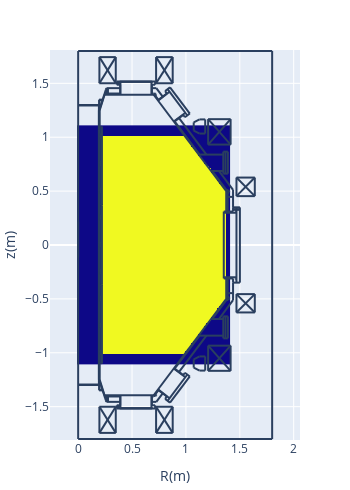

Notebook cell for this chart:
### Code cell
pl.d_heatmap(cond['vessel'])

### Figure 1 — Plotly figure (JSON) as saved in the notebook; plotly's stock layout.template omitted (floating-point values rounded to 4 significant figures; data arrays with more than 128 entries replaced by an {"elided": "..."} marker saying what was removed)
{"data": [{"dx": 0.02, "dy": 0.02, "showscale": false, "type": "heatmap", "x0": 0, "y0": -1.1, "z": {"elided": "111x71 int values"}}], "layout": {"height": 490.8, "margin": {"autoexpand": false, "b": 50, "l": 50, "r": 50, "t": 50}, "shapes": [{"type": "line", "x0": 0.2652, "x1": 0.2652, "y0": -1.406, "y1": -1.455}, {"type": "line", "x0": 0.2766, "x1": 0.2766, "y0": -1.406, "y1": -1.455}, {"type": "line", "x0": 0.1927, "x1": 0.1927, "y0": -1.299, "y1": 1.299}, {"type": "line", "x0": 0.1927, "x1": 0.1927, "y0": -1.249, "y1": 1.249}, {"type": "line", "x0": 0.195, "x1": 0.195, "y0": -1.251, "y1": 1.249}, {"type": "line", "x0": 0.1995, "x1": 0.1995, "y0": -1.249, "y1": 1.249}, {"type": "line", "x0": 1.376, "x1": 0.7005, "y0": 0.4965, "y1": 1.394}, {"type": "line", "x0": 0.2199, "x1": 0.2199, "y0": 0.3695, "y1": 1.099}, {"type": "line", "x0": 0.2176, "x1": 0.2176, "y0": 0.3695, "y1": 1.099}, {"type": "line", "x0": 1.376, "x1": 0.7005, "y0": -0.4965, "y1": -1.394}, {"type": "line", "x0": 0.2176, "x1": 0.2176, "y0": -0.3695, "y1": -1.099}, {"type": "line", "x0": 0.2199, "x1": 0.2199, "y0": -0.3695, "y1": -1.099}, {"type": "line", "x0": 0.1995, "x1": 0.2448, "y0": -1.249, "y1": -1.394}, {"type": "line", "x0": 0.1972, "x1": 0.1972, "y0": -1.299, "y1": -1.344}, {"type": "line", "x0": 0.195, "x1": 0.195, "y0": -1.299, "y1": -1.349}, {"type": "line", "x0": 0.195, "x1": 0.229, "y0": -1.349, "y1": -1.349}, {"type": "line", "x0": 0.195, "x1": 0.2267, "y0": -1.344, "y1": -1.344}, {"type": "line", "x0": 0.1995, "x1": 0.1995, "y0": -0.9975, "y1": -0.9748}, {"type": "line", "x0": 0.2086, "x1": 0.2086, "y0": -1.009, "y1": -0.9907}, {"type": "line", "x0": 0.2086, "x1": 0.2086, "y0": -1.009, "y1": -0.9929}, {"type": "line", "x0": 0.2063, "x1": 0.2063, "y0": -1.011, "y1": -0.9748}, {"type": "line", "x0": 0, "x1": 0.2108, "y0": -1.294, "y1": -1.294}, {"type": "line", "x0": 0, "x1": 0.2131, "y0": -1.299, "y1": -1.299}, {"type": "line", "x0": 0.1995, "x1": 0.1995, "y0": -1.011, "y1": -1.002}, {"type": "line", "x0": 0.2063, "x1": 0.2086, "y0": -1.007, "y1": -1.007}, {"type": "line", "x0": 0.2086, "x1": 0.2086, "y0": -1.004, "y1": -1.004}, {"type": "line", "x0": 0.2086, "x1": 0.2176, "y0": -1.009, "y1": -1.009}, {"type": "line", "x0": 0.1995, "x1": 0.2063, "y0": -1.011, "y1": -1.011}, {"type": "line", "x0": 0.2199, "x1": 0.2176, "y0": -1.099, "y1": -1.099}, {"type": "line", "x0": 0.2063, "x1": 0.2086, "y0": -0.9929, "y1": -0.9929}, {"type": "line", "x0": 0.2086, "x1": 0.2086, "y0": -0.9975, "y1": -0.9975}, {"type": "line", "x0": 0.2086, "x1": 0.2176, "y0": -0.9929, "y1": -0.9929}, {"type": "line", "x0": 0.2086, "x1": 0.2176, "y0": -0.9907, "y1": -0.9907}, {"type": "line", "x0": 0.1995, "x1": 0.2063, "y0": -0.9748, "y1": -0.9748}, {"type": "line", "x0": 0.2086, "x1": 0.2176, "y0": -0.7594, "y1": -0.7594}, {"type": "line", "x0": 0.1995, "x1": 0.2063, "y0": -0.7617, "y1": -0.7617}, {"type": "line", "x0": 0.2086, "x1": 0.2086, "y0": -0.7594, "y1": -0.7413}, {"type": "line", "x0": 0.2086, "x1": 0.2086, "y0": -0.7594, "y1": -0.739}, {"type": "line", "x0": 0.1995, "x1": 0.1995, "y0": -0.7617, "y1": -0.7526}, {"type": "line", "x0": 0.2063, "x1": 0.2063, "y0": -0.7617, "y1": -0.7254}, {"type": "line", "x0": 0.1995, "x1": 0.2063, "y0": -0.7254, "y1": -0.7254}, {"type": "line", "x0": 0.2086, "x1": 0.2176, "y0": -0.739, "y1": -0.739}, {"type": "line", "x0": 0.2086, "x1": 0.2176, "y0": -0.7413, "y1": -0.7413}, {"type": "line", "x0": 0.2086, "x1": 0.2086, "y0": -0.7526, "y1": -0.7526}, {"type": "line", "x0": 0.2063, "x1": 0.2086, "y0": -0.7572, "y1": -0.7572}, {"type": "line", "x0": 0.2086, "x1": 0.2086, "y0": -0.7458, "y1": -0.7458}, {"type": "line", "x0": 0.2063, "x1": 0.2086, "y0": -0.7436, "y1": -0.7436}, {"type": "line", "x0": 0.1995, "x1": 0.1995, "y0": -0.7481, "y1": -0.7254}, {"type": "line", "x0": 0.3582, "x1": 0.7141, "y0": -1.517, "y1": -1.517}, {"type": "line", "x0": 0.3854, "x1": 0.6869, "y0": -1.514, "y1": -1.514}, {"type": "line", "x0": 0.3854, "x1": 0.6869, "y0": -1.514, "y1": -1.514}, {"type": "line", "x0": 0.2426, "x1": 0.7096, "y0": -1.394, "y1": -1.394}, {"type": "line", "x0": 0.3922, "x1": 0.3922, "y0": -1.514, "y1": -1.394}, {"type": "line", "x0": 0.3582, "x1": 0.3582, "y0": -1.517, "y1": -1.487}, {"type": "line", "x0": 0.3786, "x1": 0.3786, "y0": -1.517, "y1": -1.487}, {"type": "line", "x0": 0.3695, "x1": 0.3695, "y0": -1.517, "y1": -1.487}, {"type": "line", "x0": 0.3831, "x1": 0.3831, "y0": -1.517, "y1": -1.512}, {"type": "line", "x0": 0.3831, "x1": 0.3854, "y0": -1.512, "y1": -1.514}, {"type": "line", "x0": 0.3854, "x1": 0.3854, "y0": -1.514, "y1": -1.514}, {"type": "line", "x0": 0.3899, "x1": 0.263, "y0": -1.455, "y1": -1.455}, {"type": "line", "x0": 0.3582, "x1": 0.3899, "y0": -1.487, "y1": -1.487}, {"type": "line", "x0": 0.2471, "x1": 0.3899, "y0": -1.406, "y1": -1.406}, {"type": "line", "x0": 0.2766, "x1": 0.2766, "y0": -1.455, "y1": -1.406}, {"type": "line", "x0": 0.2652, "x1": 0.2652, "y0": -1.455, "y1": -1.406}, {"type": "line", "x0": 0.2584, "x1": 0.263, "y0": -1.444, "y1": -1.455}, {"type": "line", "x0": 0.2426, "x1": 0.2448, "y0": -1.394, "y1": -1.392}, {"type": "line", "x0": 0.3899, "x1": 0.3899, "y0": -1.487, "y1": -1.394}, {"type": "line", "x0": 0.6801, "x1": 0.6801, "y0": -1.514, "y1": -1.394}, {"type": "line", "x0": 0.7141, "x1": 0.7141, "y0": -1.517, "y1": -1.487}, {"type": "line", "x0": 0.6914, "x1": 0.6914, "y0": -1.517, "y1": -1.512}, {"type": "line", "x0": 0.6914, "x1": 0.6869, "y0": -1.512, "y1": -1.514}, {"type": "line", "x0": 0.6869, "x1": 0.6869, "y0": -1.514, "y1": -1.514}, {"type": "line", "x0": 0.6846, "x1": 0.6846, "y0": -1.487, "y1": -1.394}, {"type": "line", "x0": 0.6846, "x1": 0.7141, "y0": -1.487, "y1": -1.487}, {"type": "line", "x0": 0.7254, "x1": 0.6846, "y0": -1.455, "y1": -1.455}, {"type": "line", "x0": 0.7118, "x1": 0.705, "y0": -1.392, "y1": -1.387}, {"type": "line", "x0": 0.7055, "x1": 0.715, "y0": -1.4, "y1": -1.402}, {"type": "line", "x0": 0.715, "x1": 0.7223, "y0": -1.402, "y1": -1.397}, {"type": "line", "x0": 0.7223, "x1": 0.7248, "y0": -1.397, "y1": -1.389}, {"type": "line", "x0": 0.7248, "x1": 0.7198, "y0": -1.389, "y1": -1.381}, {"type": "line", "x0": 0.6846, "x1": 0.7005, "y0": -1.406, "y1": -1.406}, {"type": "line", "x0": 0.2199, "x1": 0.2199, "y0": -0.3627, "y1": 0.3627}, {"type": "line", "x0": 0.2176, "x1": 0.2176, "y0": -0.3627, "y1": 0.3627}, {"type": "line", "x0": 0.1995, "x1": 0.1995, "y0": -0.4965, "y1": -0.4761}, {"type": "line", "x0": 0.2063, "x1": 0.2063, "y0": -0.5123, "y1": -0.4761}, {"type": "line", "x0": 0.1995, "x1": 0.1995, "y0": -0.5123, "y1": -0.5033}, {"type": "line", "x0": 0.2086, "x1": 0.2086, "y0": -0.5101, "y1": -0.4897}, {"type": "line", "x0": 0.2086, "x1": 0.2086, "y0": -0.5101, "y1": -0.4919}, {"type": "line", "x0": 0.2086, "x1": 0.2176, "y0": -0.5101, "y1": -0.5101}, {"type": "line", "x0": 0.2063, "x1": 0.2086, "y0": -0.4942, "y1": -0.4942}, {"type": "line", "x0": 0.2086, "x1": 0.2086, "y0": -0.4965, "y1": -0.4965}, {"type": "line", "x0": 0.2063, "x1": 0.2086, "y0": -0.5055, "y1": -0.5055}, {"type": "line", "x0": 0.2086, "x1": 0.2086, "y0": -0.5033, "y1": -0.5033}, {"type": "line", "x0": 0.2086, "x1": 0.2176, "y0": -0.4919, "y1": -0.4919}, {"type": "line", "x0": 0.2086, "x1": 0.2176, "y0": -0.4897, "y1": -0.4897}, {"type": "line", "x0": 0.1995, "x1": 0.2063, "y0": -0.5123, "y1": -0.5123}, {"type": "line", "x0": 0.1995, "x1": 0.2063, "y0": -0.4761, "y1": -0.4761}, {"type": "line", "x0": 0.2154, "x1": 0.2176, "y0": -0.365, "y1": -0.3627}, {"type": "line", "x0": 0.2206, "x1": 0.2218, "y0": -0.3642, "y1": -0.3614}, {"type": "line", "x0": 0.2199, "x1": 0.2176, "y0": -0.3695, "y1": -0.3695}, {"type": "line", "x0": 0.2176, "x1": 0.2154, "y0": -0.3786, "y1": -0.3786}, {"type": "line", "x0": 0.2154, "x1": 0.2154, "y0": -0.3786, "y1": -0.3695}, {"type": "line", "x0": 0.2176, "x1": 0.2176, "y0": -0.3786, "y1": -0.3695}, {"type": "line", "x0": 0.2169, "x1": 0.2157, "y0": -0.365, "y1": -0.3678}, {"type": "line", "x0": 0.2183, "x1": 0.2177, "y0": -0.3664, "y1": -0.3678}, {"type": "line", "x0": 0.2176, "x1": 0.2199, "y0": -0.3673, "y1": -0.365}, {"type": "line", "x0": 0.2192, "x1": 0.2197, "y0": -0.3628, "y1": -0.3614}, {"type": "line", "x0": 0.1995, "x1": 0.1995, "y0": -0.263, "y1": -0.2516}, {"type": "line", "x0": 0.2063, "x1": 0.2063, "y0": -0.263, "y1": -0.2267}, {"type": "line", "x0": 0.2086, "x1": 0.2086, "y0": -0.2607, "y1": -0.2426}, {"type": "line", "x0": 0.2086, "x1": 0.2086, "y0": -0.2607, "y1": -0.2403}, {"type": "line", "x0": 0.2086, "x1": 0.2176, "y0": -0.2607, "y1": -0.2607}, {"type": "line", "x0": 0.2086, "x1": 0.2086, "y0": -0.2539, "y1": -0.2539}, {"type": "line", "x0": 0.2063, "x1": 0.2086, "y0": -0.2562, "y1": -0.2562}, {"type": "line", "x0": 0.1995, "x1": 0.2063, "y0": -0.263, "y1": -0.263}, {"type": "line", "x0": 0.1995, "x1": 0.1995, "y0": -0.2471, "y1": -0.2267}, {"type": "line", "x0": 0.2086, "x1": 0.2176, "y0": -0.2403, "y1": -0.2403}, {"type": "line", "x0": 0.2086, "x1": 0.2176, "y0": -0.2426, "y1": -0.2426}, {"type": "line", "x0": 0.2086, "x1": 0.2086, "y0": -0.2471, "y1": -0.2471}, {"type": "line", "x0": 0.2063, "x1": 0.2086, "y0": -0.2426, "y1": -0.2426}, {"type": "line", "x0": 0.1995, "x1": 0.2063, "y0": -0.2267, "y1": -0.2267}, {"type": "line", "x0": 0.1995, "x1": 0.2063, "y0": -0.01133, "y1": -0.01133}, {"type": "line", "x0": 0.1995, "x1": 0.2063, "y0": 0.02494, "y1": 0.02494}, {"type": "line", "x0": 0.1995, "x1": 0.1995, "y0": -0.01133, "y1": -0.002267}, {"type": "line", "x0": 0.1995, "x1": 0.1995, "y0": 0.002267, "y1": 0.02494}, {"type": "line", "x0": 0.2063, "x1": 0.2063, "y0": -0.01133, "y1": 0.02494}, {"type": "line", "x0": 0.2086, "x1": 0.2086, "y0": -0.009068, "y1": 0.006801}, {"type": "line", "x0": 0.2086, "x1": 0.2086, "y0": -0.009068, "y1": 0.009068}, {"type": "line", "x0": 0.2086, "x1": 0.2176, "y0": -0.009068, "y1": -0.009068}, {"type": "line", "x0": 0.2086, "x1": 0.2086, "y0": -0.004534, "y1": -0.004534}, {"type": "line", "x0": 0.2063, "x1": 0.2086, "y0": -0.006801, "y1": -0.006801}, {"type": "line", "x0": 0.2086, "x1": 0.2176, "y0": 0.009068, "y1": 0.009068}, {"type": "line", "x0": 0.2086, "x1": 0.2176, "y0": 0.006801, "y1": 0.006801}, {"type": "line", "x0": 0.2086, "x1": 0.2086, "y0": 0.002267, "y1": 0.002267}, {"type": "line", "x0": 0.2063, "x1": 0.2086, "y0": 0.006801, "y1": 0.006801}, {"type": "line", "x0": 0.2176, "x1": 0.2176, "y0": 0.3786, "y1": 0.3695}, {"type": "line", "x0": 0.2154, "x1": 0.2154, "y0": 0.3786, "y1": 0.3695}, {"type": "line", "x0": 0.1995, "x1": 0.1995, "y0": 0.2516, "y1": 0.2743}, {"type": "line", "x0": 0.2063, "x1": 0.2063, "y0": 0.238, "y1": 0.2743}, {"type": "line", "x0": 0.2086, "x1": 0.2086, "y0": 0.2403, "y1": 0.2607}, {"type": "line", "x0": 0.1995, "x1": 0.2063, "y0": 0.238, "y1": 0.238}, {"type": "line", "x0": 0.1995, "x1": 0.1995, "y0": 0.238, "y1": 0.2471}, {"type": "line", "x0": 0.2063, "x1": 0.2086, "y0": 0.2562, "y1": 0.2562}, {"type": "line", "x0": 0.2086, "x1": 0.2086, "y0": 0.2539, "y1": 0.2539}, {"type": "line", "x0": 0.2086, "x1": 0.2176, "y0": 0.2584, "y1": 0.2584}, {"type": "line", "x0": 0.2063, "x1": 0.2086, "y0": 0.2426, "y1": 0.2426}, {"type": "line", "x0": 0.2086, "x1": 0.2086, "y0": 0.2471, "y1": 0.2471}, {"type": "line", "x0": 0.2086, "x1": 0.2176, "y0": 0.2403, "y1": 0.2403}, {"type": "line", "x0": 0.2086, "x1": 0.2086, "y0": 0.2403, "y1": 0.2584}, {"type": "line", "x0": 0.2086, "x1": 0.2176, "y0": 0.2607, "y1": 0.2607}, {"type": "line", "x0": 0.1995, "x1": 0.2063, "y0": 0.2743, "y1": 0.2743}, {"type": "line", "x0": 0.2177, "x1": 0.2183, "y0": 0.3696, "y1": 0.3682}, {"type": "line", "x0": 0.2157, "x1": 0.2169, "y0": 0.3696, "y1": 0.3668}, {"type": "line", "x0": 0.2176, "x1": 0.2199, "y0": 0.3673, "y1": 0.365}, {"type": "line", "x0": 0.2218, "x1": 0.2206, "y0": 0.3632, "y1": 0.366}, {"type": "line", "x0": 0.2154, "x1": 0.2176, "y0": 0.365, "y1": 0.3627}, {"type": "line", "x0": 0.2197, "x1": 0.2192, "y0": 0.3632, "y1": 0.3646}, {"type": "line", "x0": 0.2199, "x1": 0.2176, "y0": 0.3695, "y1": 0.3695}, {"type": "line", "x0": 0.2176, "x1": 0.2154, "y0": 0.3786, "y1": 0.3786}, {"type": "line", "x0": 0.1995, "x1": 0.1995, "y0": 0.5033, "y1": 0.5237}, {"type": "line", "x0": 0.1995, "x1": 0.1995, "y0": 0.4874, "y1": 0.4965}, {"type": "line", "x0": 0.2063, "x1": 0.2063, "y0": 0.4874, "y1": 0.5237}, {"type": "line", "x0": 0.2086, "x1": 0.2086, "y0": 0.4897, "y1": 0.5078}, {"type": "line", "x0": 0.2086, "x1": 0.2086, "y0": 0.4897, "y1": 0.5101}, {"type": "line", "x0": 0.2086, "x1": 0.2176, "y0": 0.4897, "y1": 0.4897}, {"type": "line", "x0": 0.2086, "x1": 0.2086, "y0": 0.4965, "y1": 0.4965}, {"type": "line", "x0": 0.2063, "x1": 0.2086, "y0": 0.4942, "y1": 0.4942}, {"type": "line", "x0": 0.2086, "x1": 0.2176, "y0": 0.5101, "y1": 0.5101}, {"type": "line", "x0": 0.2086, "x1": 0.2176, "y0": 0.5078, "y1": 0.5078}, {"type": "line", "x0": 0.2086, "x1": 0.2086, "y0": 0.5033, "y1": 0.5033}, {"type": "line", "x0": 0.2063, "x1": 0.2086, "y0": 0.5055, "y1": 0.5055}, {"type": "line", "x0": 0.1995, "x1": 0.2063, "y0": 0.4874, "y1": 0.4874}, {"type": "line", "x0": 0.1995, "x1": 0.2063, "y0": 0.5237, "y1": 0.5237}, {"type": "line", "x0": 1.501, "x1": 1.501, "y0": 0.3491, "y1": -0.3491}, {"type": "line", "x0": 1.351, "x1": 1.351, "y0": 0.3106, "y1": -0.3106}, {"type": "line", "x0": 1.469, "x1": 1.469, "y0": 0.3491, "y1": -0.3491}, {"type": "line", "x0": 1.387, "x1": 1.387, "y0": -0.3106, "y1": -0.4965}, {"type": "line", "x0": 1.374, "x1": 1.374, "y0": -0.3106, "y1": -0.4965}, {"type": "line", "x0": 1.462, "x1": 1.462, "y0": -0.3196, "y1": -0.3106}, {"type": "line", "x0": 1.437, "x1": 1.437, "y0": -0.3106, "y1": -0.3491}, {"type": "line", "x0": 1.437, "x1": 1.501, "y0": -0.3491, "y1": -0.3491}, {"type": "line", "x0": 1.437, "x1": 1.437, "y0": -0.3491, "y1": -0.5123}, {"type": "line", "x0": 1.379, "x1": 1.392, "y0": -0.5069, "y1": -0.5093}, {"type": "line", "x0": 1.392, "x1": 1.402, "y0": -0.5093, "y1": -0.4997}, {"type": "line", "x0": 1.402, "x1": 1.4, "y0": -0.4997, "y1": -0.4862}, {"type": "line", "x0": 1.4, "x1": 1.388, "y0": -0.4862, "y1": -0.48}, {"type": "line", "x0": 1.374, "x1": 1.374, "y0": -0.4965, "y1": -0.4987}, {"type": "line", "x0": 1.383, "x1": 1.378, "y0": -0.501, "y1": -0.4965}, {"type": "line", "x0": 1.387, "x1": 1.437, "y0": -0.4466, "y1": -0.4466}, {"type": "line", "x0": 1.462, "x1": 1.469, "y0": -0.3196, "y1": -0.3196}, {"type": "line", "x0": 1.351, "x1": 1.469, "y0": -0.2992, "y1": -0.2992}, {"type": "line", "x0": 1.351, "x1": 1.437, "y0": -0.3106, "y1": -0.3106}, {"type": "line", "x0": 1.462, "x1": 1.469, "y0": -0.3106, "y1": -0.3106}, {"type": "line", "x0": 1.437, "x1": 1.437, "y0": 0.5123, "y1": 0.3514}, {"type": "line", "x0": 1.387, "x1": 1.387, "y0": 0.4965, "y1": 0.3106}, {"type": "line", "x0": 1.374, "x1": 1.374, "y0": 0.4965, "y1": 0.3106}, {"type": "line", "x0": 1.437, "x1": 1.501, "y0": 0.3491, "y1": 0.3491}, {"type": "line", "x0": 1.501, "x1": 1.437, "y0": 0.3264, "y1": 0.3264}, {"type": "line", "x0": 1.501, "x1": 1.437, "y0": 0.3446, "y1": 0.3446}, {"type": "line", "x0": 1.351, "x1": 1.469, "y0": 0.2992, "y1": 0.2992}, {"type": "line", "x0": 1.351, "x1": 1.437, "y0": 0.3106, "y1": 0.3106}, {"type": "line", "x0": 1.462, "x1": 1.462, "y0": 0.3196, "y1": 0.3106}, {"type": "line", "x0": 1.437, "x1": 1.437, "y0": 0.3514, "y1": 0.3106}, {"type": "line", "x0": 1.462, "x1": 1.469, "y0": 0.3106, "y1": 0.3106}, {"type": "line", "x0": 1.462, "x1": 1.469, "y0": 0.3196, "y1": 0.3196}, {"type": "line", "x0": 1.388, "x1": 1.4, "y0": 0.4818, "y1": 0.488}, {"type": "line", "x0": 1.4, "x1": 1.402, "y0": 0.488, "y1": 0.5015}, {"type": "line", "x0": 1.402, "x1": 1.392, "y0": 0.5015, "y1": 0.5111}, {"type": "line", "x0": 1.392, "x1": 1.379, "y0": 0.5111, "y1": 0.5088}, {"type": "line", "x0": 1.387, "x1": 1.437, "y0": 0.4466, "y1": 0.4466}, {"type": "line", "x0": 1.374, "x1": 1.374, "y0": 0.4965, "y1": 0.4987}, {"type": "line", "x0": 1.383, "x1": 1.378, "y0": 0.501, "y1": 0.4965}, {"type": "line", "x0": 0.1995, "x1": 0.2448, "y0": 1.249, "y1": 1.394}, {"type": "line", "x0": 0.1995, "x1": 0.1995, "y0": 0.7526, "y1": 0.773}, {"type": "line", "x0": 0.2063, "x1": 0.2063, "y0": 0.7368, "y1": 0.773}, {"type": "line", "x0": 0.1995, "x1": 0.1995, "y0": 0.7368, "y1": 0.7481}, {"type": "line", "x0": 0.2063, "x1": 0.2086, "y0": 0.7572, "y1": 0.7572}, {"type": "line", "x0": 0.2086, "x1": 0.2086, "y0": 0.7526, "y1": 0.7526}, {"type": "line", "x0": 0.2063, "x1": 0.2086, "y0": 0.7436, "y1": 0.7436}, {"type": "line", "x0": 0.2086, "x1": 0.2086, "y0": 0.7458, "y1": 0.7458}, {"type": "line", "x0": 0.2086, "x1": 0.2086, "y0": 0.739, "y1": 0.7594}, {"type": "line", "x0": 0.2086, "x1": 0.2086, "y0": 0.739, "y1": 0.7572}, {"type": "line", "x0": 0.2086, "x1": 0.2176, "y0": 0.739, "y1": 0.739}, {"type": "line", "x0": 0.2086, "x1": 0.2176, "y0": 0.7572, "y1": 0.7572}, {"type": "line", "x0": 0.2086, "x1": 0.2176, "y0": 0.7594, "y1": 0.7594}, {"type": "line", "x0": 0.1995, "x1": 0.2063, "y0": 0.7368, "y1": 0.7368}, {"type": "line", "x0": 0.1995, "x1": 0.2063, "y0": 0.773, "y1": 0.773}, {"type": "line", "x0": 0.2086, "x1": 0.2086, "y0": 0.9907, "y1": 1.009}, {"type": "line", "x0": 0.2086, "x1": 0.2086, "y0": 0.9907, "y1": 1.007}, {"type": "line", "x0": 0.2086, "x1": 0.2176, "y0": 0.9907, "y1": 0.9907}, {"type": "line", "x0": 0.2086, "x1": 0.2176, "y0": 1.007, "y1": 1.007}, {"type": "line", "x0": 0.2086, "x1": 0.2176, "y0": 1.009, "y1": 1.009}, {"type": "line", "x0": 0.2063, "x1": 0.2063, "y0": 0.9884, "y1": 1.025}, {"type": "line", "x0": 0.2086, "x1": 0.2086, "y0": 1.009, "y1": 1.025}, {"type": "line", "x0": 0.1995, "x1": 0.1995, "y0": 1.002, "y1": 1.025}, {"type": "line", "x0": 0.1995, "x1": 0.1995, "y0": 1.002, "y1": 1.025}, {"type": "line", "x0": 0.1995, "x1": 0.1995, "y0": 0.9884, "y1": 0.9975}, {"type": "line", "x0": 0.2086, "x1": 0.2086, "y0": 1.009, "y1": 1.025}, {"type": "line", "x0": 0.2063, "x1": 0.2063, "y0": 0.9884, "y1": 1.025}, {"type": "line", "x0": 0.2086, "x1": 0.2176, "y0": 1.009, "y1": 1.009}, {"type": "line", "x0": 0.2086, "x1": 0.2176, "y0": 1.007, "y1": 1.007}, {"type": "line", "x0": 0.2086, "x1": 0.2176, "y0": 0.9907, "y1": 0.9907}, {"type": "line", "x0": 0.2086, "x1": 0.2086, "y0": 0.9907, "y1": 1.007}, {"type": "line", "x0": 0.2086, "x1": 0.2086, "y0": 0.9907, "y1": 1.009}, {"type": "line", "x0": 0.2086, "x1": 0.2086, "y0": 0.9952, "y1": 0.9952}, {"type": "line", "x0": 0.2086, "x1": 0.2086, "y0": 0.9884, "y1": 0.9907}, {"type": "line", "x0": 0.2063, "x1": 0.2086, "y0": 0.9929, "y1": 0.9929}, {"type": "line", "x0": 0.2086, "x1": 0.2086, "y0": 1.002, "y1": 1.002}, {"type": "line", "x0": 0.2063, "x1": 0.2086, "y0": 1.007, "y1": 1.007}, {"type": "line", "x0": 0.1995, "x1": 0.2086, "y0": 0.9884, "y1": 0.9884}, {"type": "line", "x0": 0.1995, "x1": 0.2086, "y0": 1.025, "y1": 1.025}, {"type": "line", "x0": 0.1995, "x1": 0.2086, "y0": 1.025, "y1": 1.025}, {"type": "line", "x0": 0.2063, "x1": 0.2086, "y0": 1.007, "y1": 1.007}, {"type": "line", "x0": 0.2086, "x1": 0.2086, "y0": 1.002, "y1": 1.002}, {"type": "line", "x0": 0.2063, "x1": 0.2086, "y0": 0.9929, "y1": 0.9929}, {"type": "line", "x0": 0.2086, "x1": 0.2086, "y0": 0.9884, "y1": 0.9907}, {"type": "line", "x0": 0.2086, "x1": 0.2086, "y0": 0.9952, "y1": 0.9952}, {"type": "line", "x0": 0.1995, "x1": 0.1995, "y0": 0.9884, "y1": 0.9975}, {"type": "line", "x0": 0.1995, "x1": 0.2086, "y0": 0.9884, "y1": 0.9884}, {"type": "line", "x0": 0.2199, "x1": 0.2176, "y0": 1.099, "y1": 1.099}, {"type": "line", "x0": 0, "x1": 0.2131, "y0": 1.299, "y1": 1.299}, {"type": "line", "x0": 0, "x1": 0.2108, "y0": 1.294, "y1": 1.294}, {"type": "line", "x0": 0.195, "x1": 0.2267, "y0": 1.344, "y1": 1.344}, {"type": "line", "x0": 0.195, "x1": 0.229, "y0": 1.349, "y1": 1.349}, {"type": "line", "x0": 0.195, "x1": 0.195, "y0": 1.299, "y1": 1.349}, {"type": "line", "x0": 0.1972, "x1": 0.1972, "y0": 1.299, "y1": 1.344}, {"type": "line", "x0": 0.2426, "x1": 0.2448, "y0": 1.394, "y1": 1.392}, {"type": "line", "x0": 0.7096, "x1": 0.7028, "y0": 1.394, "y1": 1.39}, {"type": "line", "x0": 0.718, "x1": 0.723, "y0": 1.385, "y1": 1.393}, {"type": "line", "x0": 0.723, "x1": 0.7205, "y0": 1.393, "y1": 1.402}, {"type": "line", "x0": 0.7205, "x1": 0.7132, "y0": 1.402, "y1": 1.407}, {"type": "line", "x0": 0.7132, "x1": 0.7037, "y0": 1.407, "y1": 1.404}, {"type": "line", "x0": 0.2426, "x1": 0.7096, "y0": 1.394, "y1": 1.394}, {"type": "line", "x0": 0.3854, "x1": 0.6869, "y0": 1.514, "y1": 1.514}, {"type": "line", "x0": 0.3854, "x1": 0.6869, "y0": 1.514, "y1": 1.514}, {"type": "line", "x0": 0.3582, "x1": 0.7141, "y0": 1.517, "y1": 1.517}, {"type": "line", "x0": 0.3899, "x1": 0.263, "y0": 1.455, "y1": 1.455}, {"type": "line", "x0": 0.2471, "x1": 0.3899, "y0": 1.406, "y1": 1.406}, {"type": "line", "x0": 0.3582, "x1": 0.3899, "y0": 1.487, "y1": 1.487}, {"type": "line", "x0": 0.2584, "x1": 0.263, "y0": 1.444, "y1": 1.455}, {"type": "line", "x0": 0.2652, "x1": 0.2652, "y0": 1.455, "y1": 1.406}, {"type": "line", "x0": 0.2766, "x1": 0.2766, "y0": 1.455, "y1": 1.406}, {"type": "line", "x0": 0.3582, "x1": 0.3582, "y0": 1.517, "y1": 1.487}, {"type": "line", "x0": 0.3899, "x1": 0.3899, "y0": 1.487, "y1": 1.394}, {"type": "line", "x0": 0.3922, "x1": 0.3922, "y0": 1.514, "y1": 1.394}, {"type": "line", "x0": 0.3854, "x1": 0.3854, "y0": 1.514, "y1": 1.514}, {"type": "line", "x0": 0.3831, "x1": 0.3854, "y0": 1.512, "y1": 1.514}, {"type": "line", "x0": 0.3831, "x1": 0.3831, "y0": 1.517, "y1": 1.512}, {"type": "line", "x0": 0.3695, "x1": 0.3695, "y0": 1.517, "y1": 1.487}, {"type": "line", "x0": 0.3786, "x1": 0.3786, "y0": 1.517, "y1": 1.487}, {"type": "line", "x0": 0.6846, "x1": 0.6846, "y0": 1.487, "y1": 1.394}, {"type": "line", "x0": 0.6801, "x1": 0.6801, "y0": 1.514, "y1": 1.394}, {"type": "line", "x0": 0.6846, "x1": 0.7005, "y0": 1.406, "y1": 1.406}, {"type": "line", "x0": 0.6846, "x1": 0.7141, "y0": 1.487, "y1": 1.487}, {"type": "line", "x0": 0.6869, "x1": 0.6869, "y0": 1.514, "y1": 1.514}, {"type": "line", "x0": 0.6914, "x1": 0.6869, "y0": 1.512, "y1": 1.514}, {"type": "line", "x0": 0.6914, "x1": 0.6914, "y0": 1.517, "y1": 1.512}, {"type": "line", "x0": 0.7141, "x1": 0.7141, "y0": 1.517, "y1": 1.487}, {"type": "line", "x0": 0.7254, "x1": 0.6846, "y0": 1.455, "y1": 1.455}, {"type": "line", "x0": 0.7844, "x1": 0.7254, "y0": 1.376, "y1": 1.455}, {"type": "line", "x0": 0.7458, "x1": 0.7005, "y0": 1.347, "y1": 1.406}, {"type": "line", "x0": 0, "x1": 0, "y0": 0.2154, "y1": -0.1156}, {"type": "line", "x0": 0.7844, "x1": 0.7254, "y0": -1.376, "y1": -1.455}, {"type": "line", "x0": 0.7458, "x1": 0.7005, "y0": -1.347, "y1": -1.406}, {"type": "line", "x0": 1.437, "x1": 1.306, "y0": 0.5123, "y1": 0.6869}, {"type": "line", "x0": 1.387, "x1": 1.242, "y0": 0.4965, "y1": 0.6869}, {"type": "line", "x0": 1.347, "x1": 1.118, "y0": 0.8388, "y1": 0.8388}, {"type": "line", "x0": 1.347, "x1": 1.347, "y0": 0.866, "y1": 0.662}, {"type": "line", "x0": 1.367, "x1": 1.367, "y0": 0.866, "y1": 0.662}, {"type": "line", "x0": 1.39, "x1": 1.39, "y0": 0.866, "y1": 0.662}, {"type": "line", "x0": 1.39, "x1": 1.347, "y0": 0.866, "y1": 0.866}, {"type": "line", "x0": 1.39, "x1": 1.347, "y0": 0.662, "y1": 0.662}, {"type": "line", "x0": 1.347, "x1": 1.233, "y0": 0.6869, "y1": 0.6869}, {"type": "line", "x0": 1.347, "x1": 1.118, "y0": -0.8411, "y1": -0.8411}, {"type": "line", "x0": 1.347, "x1": 1.347, "y0": -0.866, "y1": -0.662}, {"type": "line", "x0": 1.367, "x1": 1.367, "y0": -0.866, "y1": -0.662}, {"type": "line", "x0": 1.39, "x1": 1.39, "y0": -0.866, "y1": -0.662}, {"type": "line", "x0": 1.39, "x1": 1.347, "y0": -0.866, "y1": -0.866}, {"type": "line", "x0": 1.39, "x1": 1.347, "y0": -0.662, "y1": -0.662}, {"type": "line", "x0": 1.347, "x1": 1.233, "y0": -0.6869, "y1": -0.6869}, {"type": "line", "x0": 1.437, "x1": 1.306, "y0": -0.5123, "y1": -0.6869}, {"type": "line", "x0": 1.387, "x1": 1.242, "y0": -0.4965, "y1": -0.6869}, {"type": "line", "x0": 0.195, "x1": 0.2584, "y0": -1.251, "y1": -1.444}, {"type": "line", "x0": 0.195, "x1": 0.2584, "y0": 1.249, "y1": 1.444}, {"type": "line", "x0": 0.8524, "x1": 0.8071, "y0": 1.462, "y1": 1.428}, {"type": "line", "x0": 0.8071, "x1": 0.8229, "y0": 1.428, "y1": 1.406}, {"type": "line", "x0": 0.8229, "x1": 0.739, "y0": 1.406, "y1": 1.342}, {"type": "line", "x0": 0.8479, "x1": 0.7413, "y0": 1.421, "y1": 1.34}, {"type": "line", "x0": 0.8524, "x1": 1.036, "y0": 1.462, "y1": 1.22}, {"type": "line", "x0": 0.8297, "x1": 1.013, "y0": 1.446, "y1": 1.202}, {"type": "line", "x0": 0.9952, "x1": 0.8864, "y0": 1.226, "y1": 1.145}, {"type": "line", "x0": 1.036, "x1": 0.9907, "y0": 1.22, "y1": 1.186}, {"type": "line", "x0": 0.9748, "x1": 0.9907, "y0": 1.206, "y1": 1.186}, {"type": "line", "x0": 0.9748, "x1": 0.8887, "y0": 1.206, "y1": 1.143}, {"type": "line", "x0": 1.19, "x1": 0.9363, "y0": 0.8388, "y1": 1.177}, {"type": "line", "x0": 1.127, "x1": 0.8955, "y0": 0.8388, "y1": 1.147}, {"type": "line", "x0": 0.8524, "x1": 0.8071, "y0": -1.462, "y1": -1.428}, {"type": "line", "x0": 0.8071, "x1": 0.8229, "y0": -1.428, "y1": -1.406}, {"type": "line", "x0": 0.8229, "x1": 0.739, "y0": -1.406, "y1": -1.342}, {"type": "line", "x0": 0.8479, "x1": 0.7413, "y0": -1.421, "y1": -1.34}, {"type": "line", "x0": 0.8524, "x1": 1.036, "y0": -1.462, "y1": -1.22}, {"type": "line", "x0": 0.8297, "x1": 1.013, "y0": -1.446, "y1": -1.202}, {"type": "line", "x0": 0.9952, "x1": 0.8864, "y0": -1.226, "y1": -1.145}, {"type": "line", "x0": 1.036, "x1": 0.9907, "y0": -1.22, "y1": -1.186}, {"type": "line", "x0": 0.9748, "x1": 0.9907, "y0": -1.206, "y1": -1.186}, {"type": "line", "x0": 0.9748, "x1": 0.8887, "y0": -1.206, "y1": -1.143}, {"type": "line", "x0": 1.19, "x1": 0.9363, "y0": -0.8411, "y1": -1.177}, {"type": "line", "x0": 1.127, "x1": 0.8955, "y0": -0.8411, "y1": -1.147}, {"type": "line", "x0": 0.1972, "x1": 0.1972, "y0": -1.501, "y1": -1.743}, {"type": "line", "x0": 0.1972, "x1": 0.3491, "y0": -1.743, "y1": -1.743}, {"type": "line", "x0": 0.3491, "x1": 0.3491, "y0": -1.743, "y1": -1.501}, {"type": "line", "x0": 0.3491, "x1": 0.1972, "y0": -1.501, "y1": -1.501}, {"type": "line", "x0": 0.1972, "x1": 0.1972, "y0": 1.743, "y1": 1.501}, {"type": "line", "x0": 0.1972, "x1": 0.3491, "y0": 1.501, "y1": 1.501}, {"type": "line", "x0": 0.3491, "x1": 0.3491, "y0": 1.501, "y1": 1.743}, {"type": "line", "x0": 0.3491, "x1": 0.1972, "y0": 1.743, "y1": 1.743}, {"type": "line", "x0": 0.7232, "x1": 0.7232, "y0": 1.743, "y1": 1.501}, {"type": "line", "x0": 0.7232, "x1": 0.8773, "y0": 1.501, "y1": 1.501}, {"type": "line", "x0": 0.8773, "x1": 0.8773, "y0": 1.501, "y1": 1.743}, {"type": "line", "x0": 0.8773, "x1": 0.7232, "y0": 1.743, "y1": 1.743}, {"type": "line", "x0": 0.7232, "x1": 0.7232, "y0": -1.501, "y1": -1.743}, {"type": "line", "x0": 0.7232, "x1": 0.8773, "y0": -1.743, "y1": -1.743}, {"type": "line", "x0": 0.8773, "x1": 0.8773, "y0": -1.743, "y1": -1.501}, {"type": "line", "x0": 0.8773, "x1": 0.7232, "y0": -1.501, "y1": -1.501}, {"type": "line", "x0": 1.206, "x1": 1.206, "y0": -0.934, "y1": -1.168}, {"type": "line", "x0": 1.206, "x1": 1.415, "y0": -1.168, "y1": -1.168}, {"type": "line", "x0": 1.415, "x1": 1.415, "y0": -1.168, "y1": -0.934}, {"type": "line", "x0": 1.415, "x1": 1.206, "y0": -0.934, "y1": -0.934}, {"type": "line", "x0": 1.206, "x1": 1.206, "y0": 1.168, "y1": 0.9317}, {"type": "line", "x0": 1.206, "x1": 1.415, "y0": 0.9317, "y1": 0.9317}, {"type": "line", "x0": 1.415, "x1": 1.415, "y0": 0.9317, "y1": 1.168}, {"type": "line", "x0": 1.415, "x1": 1.206, "y0": 1.168, "y1": 1.168}, {"type": "line", "x0": 1.469, "x1": 1.469, "y0": 0.6257, "y1": 0.4534}, {"type": "line", "x0": 1.469, "x1": 1.639, "y0": 0.4534, "y1": 0.4534}, {"type": "line", "x0": 1.639, "x1": 1.639, "y0": 0.4534, "y1": 0.6257}, {"type": "line", "x0": 1.639, "x1": 1.469, "y0": 0.6257, "y1": 0.6257}, {"type": "line", "x0": 1.469, "x1": 1.469, "y0": -0.4557, "y1": -0.6257}, {"type": "line", "x0": 1.469, "x1": 1.639, "y0": -0.6257, "y1": -0.6257}, {"type": "line", "x0": 1.639, "x1": 1.639, "y0": -0.6257, "y1": -0.4557}, {"type": "line", "x0": 1.639, "x1": 1.469, "y0": -0.4557, "y1": -0.4557}, {"type": "line", "x0": 1.072, "x1": 1.127, "y0": 1.138, "y1": 1.165}, {"type": "line", "x0": 1.127, "x1": 1.179, "y0": 1.165, "y1": 1.165}, {"type": "line", "x0": 1.179, "x1": 1.179, "y0": 1.165, "y1": 1.034}, {"type": "line", "x0": 1.179, "x1": 1.127, "y0": 1.034, "y1": 1.034}, {"type": "line", "x0": 1.127, "x1": 1.072, "y0": 1.034, "y1": 1.061}, {"type": "line", "x0": 1.072, "x1": 1.072, "y0": 1.061, "y1": 1.138}, {"type": "line", "x0": 1.072, "x1": 1.072, "y0": -1.138, "y1": -1.061}, {"type": "line", "x0": 1.072, "x1": 1.127, "y0": -1.061, "y1": -1.034}, {"type": "line", "x0": 1.127, "x1": 1.179, "y0": -1.034, "y1": -1.034}, {"type": "line", "x0": 1.179, "x1": 1.179, "y0": -1.034, "y1": -1.165}, {"type": "line", "x0": 1.179, "x1": 1.127, "y0": -1.165, "y1": -1.165}, {"type": "line", "x0": 1.127, "x1": 1.072, "y0": -1.165, "y1": -1.138}, {"type": "line", "x0": 1.469, "x1": 1.639, "y0": 0.6257, "y1": 0.4534}, {"type": "line", "x0": 1.469, "x1": 1.639, "y0": 0.4534, "y1": 0.6257}, {"type": "line", "x0": 1.206, "x1": 1.415, "y0": 1.168, "y1": 0.9317}, {"type": "line", "x0": 1.206, "x1": 1.415, "y0": 0.9317, "y1": 1.168}, {"type": "line", "x0": 1.469, "x1": 1.639, "y0": -0.6257, "y1": -0.4557}, {"type": "line", "x0": 1.469, "x1": 1.639, "y0": -0.4557, "y1": -0.6257}, {"type": "line", "x0": 1.415, "x1": 1.206, "y0": -0.934, "y1": -1.168}, {"type": "line", "x0": 1.206, "x1": 1.415, "y0": -0.934, "y1": -1.168}, {"type": "line", "x0": 0.1972, "x1": 0.3491, "y0": -1.501, "y1": -1.743}, {"type": "line", "x0": 0.1972, "x1": 0.3491, "y0": -1.743, "y1": -1.501}, {"type": "line", "x0": 0.7232, "x1": 0.8773, "y0": -1.501, "y1": -1.743}, {"type": "line", "x0": 0.7232, "x1": 0.8773, "y0": -1.743, "y1": -1.501}, {"type": "line", "x0": 0.1972, "x1": 0.3491, "y0": 1.501, "y1": 1.743}, {"type": "line", "x0": 0.1972, "x1": 0.3491, "y0": 1.743, "y1": 1.501}, {"type": "line", "x0": 0.7232, "x1": 0.8773, "y0": 1.743, "y1": 1.501}, {"type": "line", "x0": 0.7232, "x1": 0.8773, "y0": 1.501, "y1": 1.743}, {"type": "line", "x0": 0, "x1": 1.8, "y0": 1.8, "y1": 1.8}, {"type": "line", "x0": 0, "x1": 1.8, "y0": -1.8, "y1": -1.8}, {"type": "line", "x0": 1.8, "x1": 1.8, "y0": -1.8, "y1": 1.8}, {"type": "line", "x0": 0, "x1": 0, "y0": 1.8, "y1": -1.8}], "width": 350, "xaxis": {"title": {"text": "R(m)"}}, "yaxis": {"scaleanchor": "x", "title": {"text": "z(m)"}}}}
